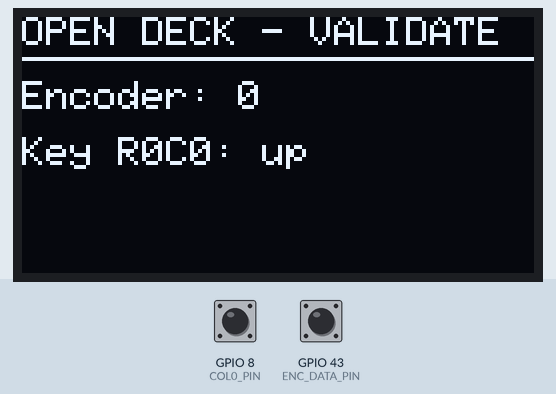
Recording of a sketch running on a simulated Seeed XIAO ESP32-S3. Parts: 128×64 one-colour display. Inputs (shaded band) come from the test bench; at power-on: GPIO 8 (COL0_PIN) HIGH, GPIO 43 (ENC_DATA_PIN) HIGH. What the sketch prints to the serial monitor is not drawn.

Above: at 2.7 s.
2.8 s: GPIO 8 (COL0_PIN) pulled LOW for 0.15 s
At 2.9 s:
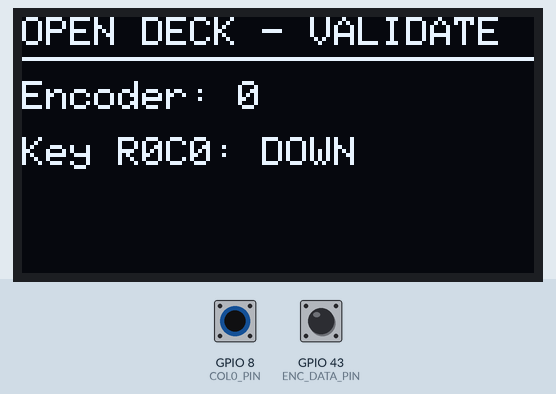
4.4 s: GPIO 8 (COL0_PIN) pulled LOW for 3.2 s
Timing chart, 0 to 7.4 s (numbered marks = the images above; inputs shaded):
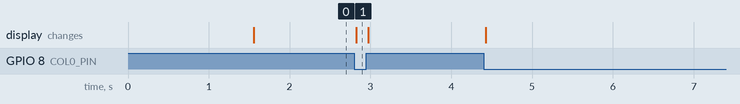

Measured:
- after the input at 2.8 s, the display: changes at once (image 1)

The sketch:

open_deck_validate.ino
```cpp
// Open Deck - full validation test
// Exercises everything wired so far on one XIAO ESP32S3:
//   - 1.3" SH1106 OLED (I2C)
//   - EC11 rotary encoder + its push-switch (from the combo module)
//   - one key-matrix cell (row0/col0, through a diode) standing in for
//     the future 4x2 / 8-key matrix
//
// Encoder read algorithm is the polled, debounced lookup-table method
// from encoder_menu_test.ino (interrupts amplify bounce on noisy
// encoders, so this is intentionally NOT interrupt-driven).

#include <Wire.h>
#include <Adafruit_GFX.h>
#include <Adafruit_SH110X.h>

// --- Display ---
#define OLED_ADDR   0x3C
#define SDA_PIN     D4
#define SCL_PIN     D5
Adafruit_SH1106G display(128, 64, &Wire, -1);

// --- Encoder (from combo module) ---
// Push-switch dropped from scope (module's SW line tested dead / D7 free now)
#define ENC_DATA_PIN D6  // DT
#define ENC_CLK_PIN  D3  // CLK

// --- Key matrix cell under test: row0 -> diode -> switch -> col0 ---
#define ROW0_PIN D0   // driven LOW (this is the only row wired right now)
#define COL0_PIN D9   // INPUT_PULLUP, reads LOW when row0/col0 key is pressed

static const int8_t rot_enc_table[] = {0,1,1,0,1,0,0,1,1,0,0,1,0,1,1,0};
static uint8_t prevNextCode = 0;
static uint16_t store = 0;

int8_t read_rotary() {
  prevNextCode <<= 2;
  if (digitalRead(ENC_DATA_PIN)) prevNextCode |= 0x02;
  if (digitalRead(ENC_CLK_PIN))  prevNextCode |= 0x01;
  prevNextCode &= 0x0f;

  if (rot_enc_table[prevNextCode]) {
    store <<= 4;
    store |= prevNextCode;
    if ((store & 0xff) == 0x2b) return -1;
    if ((store & 0xff) == 0x17) return 1;
  }
  return 0;
}

long encoderCount = 0;
bool keyPressed = false;

bool lastKey = false;
unsigned long lastKeyChange = 0;
const unsigned long DEBOUNCE_MS = 30;

void drawStatus() {
  display.clearDisplay();
  display.setTextColor(SH110X_WHITE);

  display.setTextSize(1);
  display.setCursor(0, 0);
  display.println("OPEN DECK - VALIDATE");
  display.drawLine(0, 10, 127, 10, SH110X_WHITE);

  display.setCursor(0, 16);
  display.print("Encoder: ");
  display.println(encoderCount);

  display.setCursor(0, 30);
  display.print("Key R0C0: ");
  display.println(keyPressed ? "DOWN" : "up");

  display.display();
}

void setup() {
  Serial.begin(115200);
  delay(1500); // let USB CDC enumerate

  Wire.begin(SDA_PIN, SCL_PIN);
  Wire.setClock(400000);

  pinMode(ENC_DATA_PIN, INPUT_PULLUP);
  pinMode(ENC_CLK_PIN, INPUT_PULLUP);

  pinMode(ROW0_PIN, OUTPUT);
  digitalWrite(ROW0_PIN, LOW);   // only row wired -> hold it active
  pinMode(COL0_PIN, INPUT_PULLUP);

  if (!display.begin(OLED_ADDR, true)) {
    Serial.println("SH1106 init failed - check wiring/address");
    while (1) delay(1000);
  }

  Serial.println("Open Deck validate ready");
  drawStatus();
}

void loop() {
  bool dirty = false;

  // Encoder rotation
  int8_t dir = read_rotary();
  if (dir != 0) {
    encoderCount += dir;
    Serial.printf("encoder dir=%d count=%ld\n", dir, encoderCount);
    dirty = true;
  }

  // Key matrix cell (debounced)
  bool rawKey = !digitalRead(COL0_PIN);
  if (rawKey != lastKey && millis() - lastKeyChange > DEBOUNCE_MS) {
    lastKeyChange = millis();
    lastKey = rawKey;
    keyPressed = rawKey;
    Serial.println(keyPressed ? "KEY R0C0 DOWN" : "key r0c0 up");
    dirty = true;
  }

  if (dirty) drawStatus();

  delayMicroseconds(500); // tight polling interval for the encoder read
}
```
